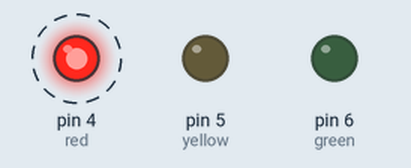
Recording of a program running on a simulated MicroPython board. On the bench: output pins drawn as LEDs (lit = HIGH). Dashed ring = blinking.

Above: at 0.5 s.
Timing chart, 0 to 4.6 s (numbered marks = the images above):
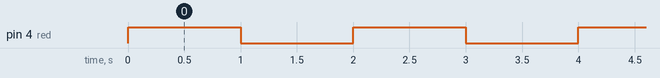

Measured:
- by itself, pin 4 (red): alternates HIGH for 1.0 s and LOW for 1.0 s

The program:

traffic_light.py
```python
from machine import Pin
from time import sleep

red = Pin(4, Pin.OUT)
yellow = Pin(5, Pin.OUT)
green = Pin(6, Pin.OUT)

while True:
    red.on()
    yellow.off()
    green.off()
    sleep(1)

    red.off()
    yellow.off()
    green.off()
    sleep(1)
```
